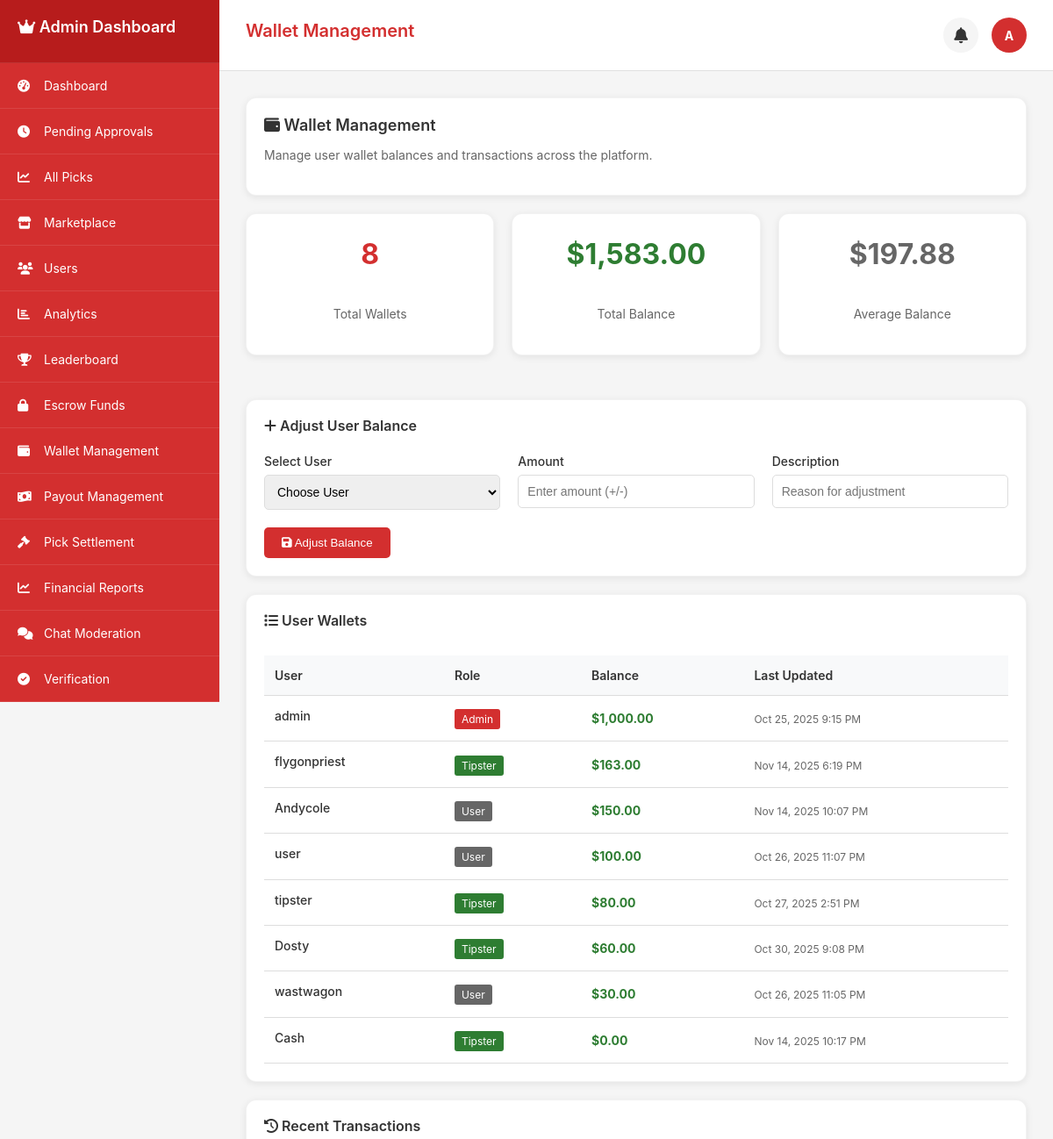
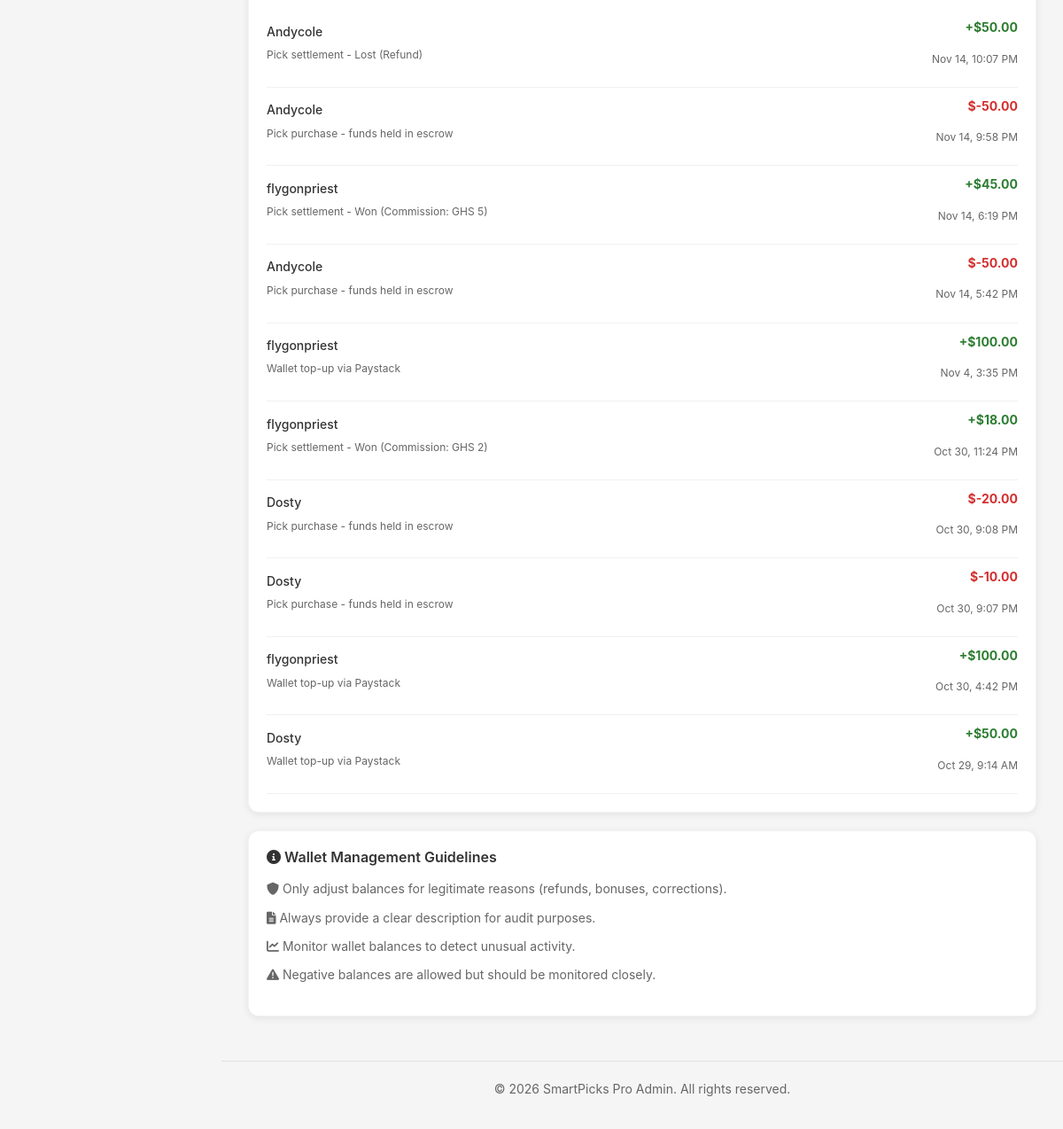
The page /admin_wallet (signed in) on the database its author committed (2 pictures, top to bottom).
### tables this page shows
CREATE TABLE `users` (
  `id` int(11) NOT NULL AUTO_INCREMENT,
  `username` varchar(50) NOT NULL,
  `email` varchar(100) NOT NULL,
  `password` varchar(255) NOT NULL,
  `display_name` varchar(100) NOT NULL,
  `avatar` varchar(255) DEFAULT NULL,
  `role` enum('user','tipster','admin') DEFAULT 'user',
  `status` enum('active','inactive','suspended') DEFAULT 'active',
  `phone` varchar(20) DEFAULT NULL,
  `country` varchar(50) DEFAULT 'Ghana',
  `timezone` varchar(50) DEFAULT 'Africa/Accra',
  `last_login` datetime DEFAULT NULL,
  `created_at` datetime DEFAULT current_timestamp(),
  `updated_at` datetime DEFAULT current_timestamp() ON UPDATE current_timestamp(),
  `country_code` varchar(3) DEFAULT 'GHA',
  `flag_emoji` varchar(10) DEFAULT '??',
  `is_online` tinyint(1) DEFAULT 0,
  `last_activity` datetime DEFAULT NULL,
  `is_verified` tinyint(1) DEFAULT 0,
  `email_notifications` tinyint(1) DEFAULT 1,
  `sms_notifications` tinyint(1) DEFAULT 0,
  `push_notifications` tinyint(1) DEFAULT 1,
  `bio` text DEFAULT NULL,
  PRIMARY KEY (`id`),
  UNIQUE KEY `username` (`username`),
  UNIQUE KEY `email` (`email`),
  KEY `idx_username` (`username`),
  KEY `idx_email` (`email`),
  KEY `idx_role` (`role`),
  KEY `idx_status` (`status`),
  KEY `idx_country_code` (`country_code`),
  KEY `idx_is_online` (`is_online`)
);

CREATE TABLE `user_wallets` (
  `id` int(11) NOT NULL AUTO_INCREMENT,
  `user_id` int(11) NOT NULL,
  `balance` decimal(10,2) DEFAULT 0.00,
  `currency` varchar(3) DEFAULT 'GHS',
  `status` enum('active','frozen','suspended') DEFAULT 'active',
  `created_at` datetime DEFAULT current_timestamp(),
  `updated_at` datetime DEFAULT current_timestamp() ON UPDATE current_timestamp(),
  PRIMARY KEY (`id`),
  UNIQUE KEY `unique_user_wallet` (`user_id`),
  KEY `idx_user_id` (`user_id`),
  KEY `idx_status` (`status`),
  CONSTRAINT `user_wallets_ibfk_1` FOREIGN KEY (`user_id`) REFERENCES `users` (`id`) ON DELETE CASCADE
);

CREATE TABLE `wallet_transactions` (
  `id` int(11) NOT NULL AUTO_INCREMENT,
  `user_id` int(11) NOT NULL,
  `type` enum('deposit','withdrawal','purchase','refund','commission','payout') NOT NULL,
  `amount` decimal(10,2) NOT NULL,
  `currency` varchar(3) DEFAULT 'GHS',
  `status` enum('pending','completed','failed','cancelled') DEFAULT 'pending',
  `reference` varchar(100) DEFAULT NULL,
  `description` text DEFAULT NULL,
  `metadata` longtext DEFAULT NULL CHECK (json_valid(`metadata`)),
  `created_at` datetime DEFAULT current_timestamp(),
  `updated_at` datetime DEFAULT current_timestamp() ON UPDATE current_timestamp(),
  PRIMARY KEY (`id`),
  KEY `idx_user_id` (`user_id`),
  KEY `idx_type` (`type`),
  KEY `idx_status` (`status`),
  KEY `idx_reference` (`reference`),
  KEY `idx_created_at` (`created_at`),
  CONSTRAINT `wallet_transactions_ibfk_1` FOREIGN KEY (`user_id`) REFERENCES `users` (`id`) ON DELETE CASCADE
);

### app/controllers/admin_wallet.php (the view, shortened to what the rows shown need)
<?php
require_once __DIR__ . '/../../config/config.php';
require_once __DIR__ . '/../models/Database.php';
$db = Database::getInstance();
$userId = $_SESSION['user_id'];
$user = $db->fetch("SELECT * FROM users WHERE id = ?", [$userId]);
$walletData = [];
$stats = [];
try {
    $walletData = $db->fetchAll("
        SELECT uw.*, u.username, u.role
        FROM user_wallets uw
        JOIN users u ON uw.user_id = u.id
        ORDER BY uw.balance DESC
    ");
    $stats['total_wallets'] = count($walletData);
    $stats['total_balance'] = $db->fetch("SELECT SUM(balance) as total FROM user_wallets")['total'] ?? 0;
    $stats['avg_balance'] = $db->fetch("SELECT AVG(balance) as avg FROM user_wallets")['avg'] ?? 0;
    $stats['recent_transactions'] = $db->fetchAll("
        SELECT wt.*, u.username
        FROM wallet_transactions wt
        JOIN users u ON wt.user_id = u.id
        ORDER BY wt.created_at DESC
        LIMIT 10
    ");
} catch (Exception $e) {
    $walletData = [];
    $stats = ['total_wallets' => 0, 'total_balance' => 0, 'avg_balance' => 0, 'recent_transactions' => []];
}
$pageTitle = "Wallet Management";
?>
<div class="admin-wallet-content">
    <div class="card">
        <h2><i class="fas fa-wallet"></i> Wallet Management</h2>
    </div>
    <div class="card">
        <?php if (empty($walletData)): ?>
        <div style="text-align: center; padding: 40px; color: #666;">
            <i class="fas fa-wallet" style="font-size: 48px; color: #ccc; margin-bottom: 20px;"></i>
            <p>No wallet data found.</p>
        </div>
        <?php else: ?>
        <div style="overflow-x: auto; margin-top: 15px;">
            <table style="width: 100%; border-collapse: collapse;">
                <thead>
                    <tr style="background-color: #f8f9fa;">
                        <th style="padding: 12px; text-align: left; border-bottom: 1px solid #ddd;">User</th>
                        <th style="padding: 12px; text-align: left; border-bottom: 1px solid #ddd;">Role</th>
                        <th style="padding: 12px; text-align: left; border-bottom: 1px solid #ddd;">Balance</th>
                        <th style="padding: 12px; text-align: left; border-bottom: 1px solid #ddd;">Last Updated</th>
                    </tr>
                </thead>
                <tbody>
                    <?php foreach ($walletData as $wallet): ?>
                    <tr style="border-bottom: 1px solid #f0f0f0;">
                        <td style="padding: 12px;">
                            <p style="font-weight: 500; margin-bottom: 5px;"><?php echo htmlspecialchars($wallet['username']); ?></p>
                        </td>
                        <td style="padding: 12px;">
                            <span style="background-color: <?php echo $wallet['role'] === 'admin' ? '#d32f2f' : ($wallet['role'] === 'tipster' ? '#2e7d32' : '#666'); ?>; color: white; padding: 4px 8px; border-radius: 3px; font-size: 12px; text-transform: capitalize;">
                                <?php echo $wallet['role']; ?>
                            </span>
                        </td>
                        <td style="padding: 12px;">
                            <span style="font-weight: bold; color: #2e7d32;">
                                $<?php echo number_format($wallet['balance'], 2); ?>
                            </span>
                        </td>
                        <td style="padding: 12px;">
                            <span style="font-size: 12px; color: #666;">
                                <?php echo isset($wallet['updated_at']) ? date('M j, Y g:i A', strtotime($wallet['updated_at'])) : 'Never'; ?>
                            </span>
                        </td>
                    </tr>
                    <?php endforeach; ?>
                </tbody>
            </table>
        </div>
        <?php endif; ?>
    </div>
    <?php if (!empty($stats['recent_transactions'])): ?>
    <div class="card">
        <div style="margin-top: 15px;">
            <?php foreach ($stats['recent_transactions'] as $transaction): ?>
            <div style="display: flex; justify-content: space-between; align-items: center; padding: 10px 0; border-bottom: 1px solid #f0f0f0;">
                <div>
                    <p style="font-weight: 500; margin-bottom: 5px;"><?php echo htmlspecialchars($transaction['username']); ?></p>
                    <p style="font-size: 12px; color: #666;"><?php echo htmlspecialchars($transaction['description']); ?></p>
                </div>
                <div style="text-align: right;">
                    <p style="font-weight: bold; color: <?php echo $transaction['amount'] >= 0 ? '#2e7d32' : '#d32f2f'; ?>;">
                        <?php echo ($transaction['amount'] >= 0 ? '+' : '') . '$' . number_format($transaction['amount'], 2); ?>
                    </p>
                    <p style="font-size: 12px; color: #666;">
                        <?php echo date('M j, g:i A', strtotime($transaction['created_at'])); ?>
                    </p>
                </div>
            </div>
            <?php endforeach; ?>
        </div>
    </div>
    <?php endif; ?>
</div>
<?php
$content = ob_get_clean();
include __DIR__ . '/../views/layouts/admin_layout.php';
?>

### app/views/layouts/admin_layout.php (shortened to what the rows shown need)
<!DOCTYPE html>
<html lang="en">
<head>
    <link rel="stylesheet" href="https://cdnjs.cloudflare.com/ajax/libs/font-awesome/6.0.0-beta3/css/all.min.css">
</head>
<body>
    <div class="sidebar" id="sidebar">
        <div class="sidebar-header">
            <h2><i class="fas fa-crown"></i> Admin Dashboard</h2>
        </div>
    </div>
    <div class="main-content">
        <div class="page-header">
            <h1 class="page-title"><?php echo isset($pageTitle) ? $pageTitle : 'Admin Dashboard'; ?></h1>
            <div class="admin-info">
                <div class="notification-container">
                    <div class="notification-bell" id="notificationBell" onclick="toggleNotificationDropdown()">
                    </div>
                </div>
                <div class="admin-avatar">
                    <?php echo isset($user) ? strtoupper(substr($user['username'], 0, 1)) : 'A'; ?>
                </div>
            </div>
        </div>
        <div class="content-area">
            <?php echo isset($content) ? $content : ''; ?>
        </div>
    </div>
</body>
</html>

### rows shown on the page
users: username "A"
user_wallets: user.username "admin", user.role "Admin", balance "1,000.00", updated_at "Oct 25, 2025 9:15 PM"
user_wallets: user.username "flygonpriest", user.role "Tipster", balance "163.00", updated_at "Nov 14, 2025 6:19 PM"
user_wallets: user.username "Andycole", user.role "User", balance "150.00", updated_at "Nov 14, 2025 10:07 PM"
user_wallets: user.username "user", user.role "User", balance "100.00", updated_at "Oct 26, 2025 11:07 PM"
user_wallets: user.username "tipster", user.role "Tipster", balance "80.00", updated_at "Oct 27, 2025 2:51 PM"
user_wallets: user.username "Dosty", user.role "Tipster", balance "60.00", updated_at "Oct 30, 2025 9:08 PM"
user_wallets: user.username "wastwagon", user.role "User", balance "30.00", updated_at "Oct 26, 2025 11:05 PM"
user_wallets: user.username "Cash", user.role "Tipster", balance "0.00", updated_at "Nov 14, 2025 10:17 PM"
wallet_transactions: user.username "Andycole", description "Pick settlement - Lost (Refund)", amount "50.00", created_at "Nov 14, 10:07 PM"
wallet_transactions: user.username "Andycole", description "Pick purchase - funds held in escrow", amount "-50.00", created_at "Nov 14, 9:58 PM"
wallet_transactions: user.username "flygonpriest", description "Pick settlement - Won (Commission: GHS 5)", amount "45.00", created_at "Nov 14, 6:19 PM"
wallet_transactions: user.username "Andycole", description "Pick purchase - funds held in escrow", amount "-50.00", created_at "Nov 14, 5:42 PM"
wallet_transactions: user.username "flygonpriest", description "Wallet top-up via Paystack", amount "100.00", created_at "Nov 4, 3:35 PM"
wallet_transactions: user.username "flygonpriest", description "Pick settlement - Won (Commission: GHS 2)", amount "18.00", created_at "Oct 30, 11:24 PM"
wallet_transactions: user.username "Dosty", description "Pick purchase - funds held in escrow", amount "-20.00", created_at "Oct 30, 9:08 PM"
wallet_transactions: user.username "Dosty", description "Pick purchase - funds held in escrow", amount "-10.00", created_at "Oct 30, 9:07 PM"
wallet_transactions: user.username "flygonpriest", description "Wallet top-up via Paystack", amount "100.00", created_at "Oct 30, 4:42 PM"
wallet_transactions: user.username "Dosty", description "Wallet top-up via Paystack", amount "50.00", created_at "Oct 29, 9:14 AM"

### other values the page prints
$item['text'] "Dashboard"
$item['text'] "Pending Approvals"
$item['text'] "All Picks"
$item['text'] "Marketplace"
$item['text'] "Users"
$item['text'] "Analytics"
$item['text'] "Leaderboard"
$item['text'] "Escrow Funds"
$item['text'] "Wallet Management"
$item['text'] "Payout Management"
$item['text'] "Pick Settlement"
$item['text'] "Financial Reports"
$item['text'] "Chat Moderation"
$item['text'] "Verification"
$pageTitle "Wallet Management"
